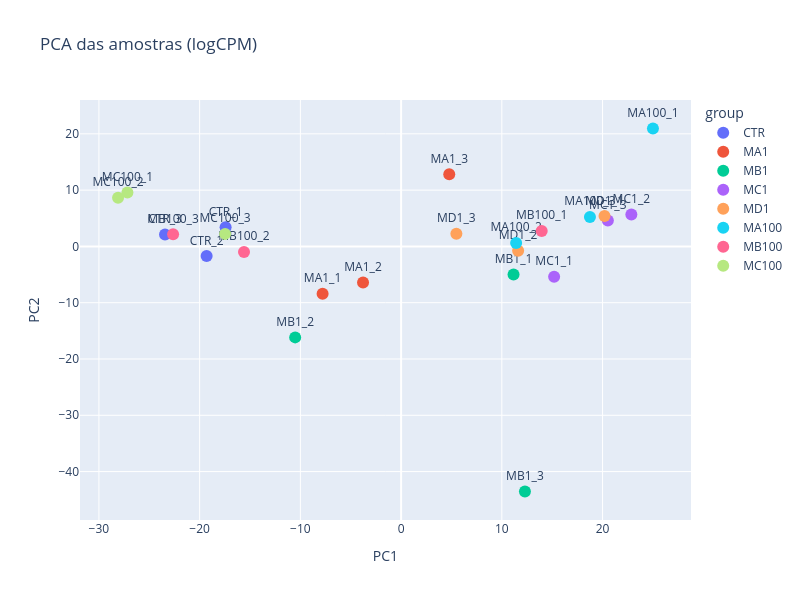
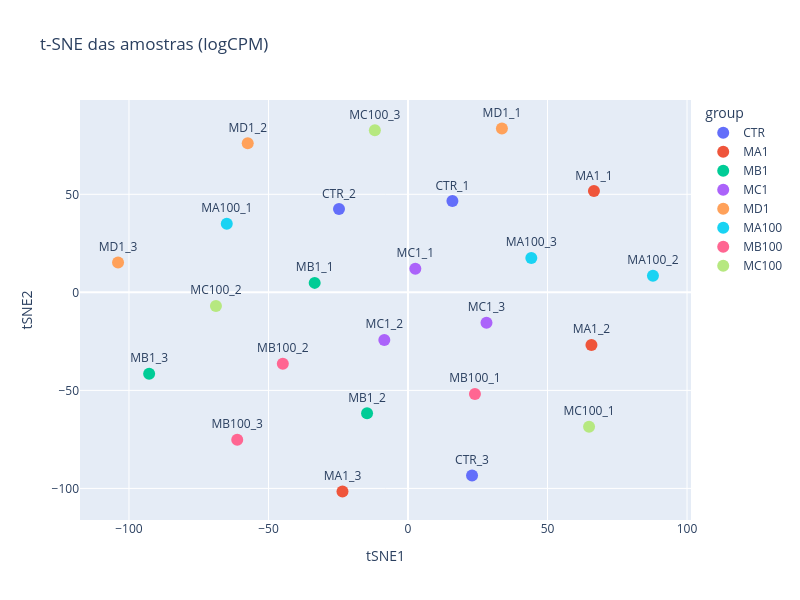
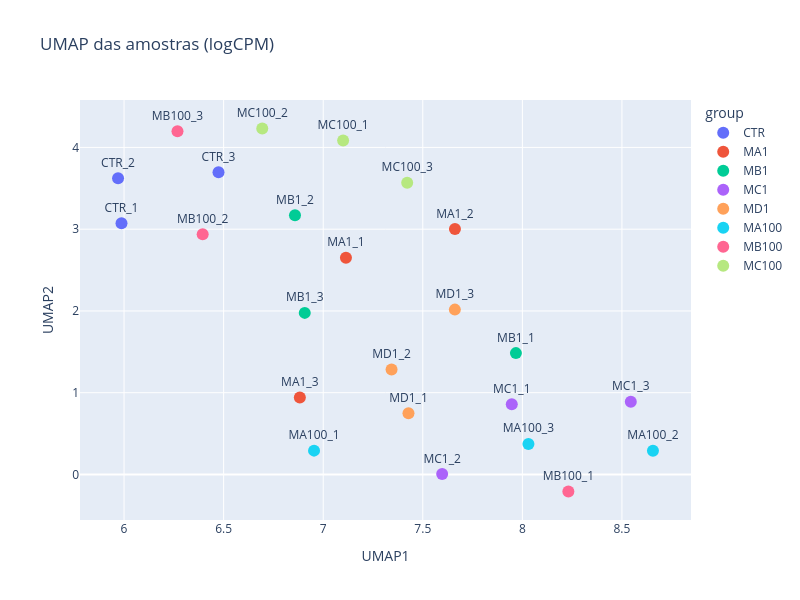

The notebook cell these images were saved under, in order:
### Code cell
# Visualizações de PCA, t-SNE e UMAP dos dados em 2 dimensões usando logCPM após filtragem dos dados
pca_fig = plot_dim_reduction(filtered_counts_df, metadata_df, metodo="PCA")
pca_fig.show()

tsne_fig = plot_dim_reduction(filtered_counts_df, metadata_df, metodo="TSNE")
tsne_fig.show()

umap_fig = plot_dim_reduction(filtered_counts_df, metadata_df, metodo="UMAP")
umap_fig.show()

### Figure 1 — Plotly figure (JSON) as saved in the notebook; plotly's stock layout.template omitted (floating-point values rounded to 4 significant figures)
{"data": [{"hovertemplate": "group=CTR<br>PC1=%{x}<br>PC2=%{y}<br>sample_id=%{text}<extra></extra>", "legendgroup": "CTR", "marker": {"color": "#636efa", "size": 12, "symbol": "circle"}, "mode": "markers+text", "name": "CTR", "orientation": "v", "showlegend": true, "text": ["CTR_1", "CTR_2", "CTR_3"], "textposition": "top center", "type": "scatter", "x": [-17.42, -19.31, -23.44], "xaxis": "x", "y": [3.399, -1.716, 2.127], "yaxis": "y"}, {"hovertemplate": "group=MA1<br>PC1=%{x}<br>PC2=%{y}<br>sample_id=%{text}<extra></extra>", "legendgroup": "MA1", "marker": {"color": "#EF553B", "size": 12, "symbol": "circle"}, "mode": "markers+text", "name": "MA1", "orientation": "v", "showlegend": true, "text": ["MA1_1", "MA1_2", "MA1_3"], "textposition": "top center", "type": "scatter", "x": [-7.794, -3.778, 4.779], "xaxis": "x", "y": [-8.426, -6.409, 12.82], "yaxis": "y"}, {"hovertemplate": "group=MB1<br>PC1=%{x}<br>PC2=%{y}<br>sample_id=%{text}<extra></extra>", "legendgroup": "MB1", "marker": {"color": "#00cc96", "size": 12, "symbol": "circle"}, "mode": "markers+text", "name": "MB1", "orientation": "v", "showlegend": true, "text": ["MB1_1", "MB1_2", "MB1_3"], "textposition": "top center", "type": "scatter", "x": [11.16, -10.52, 12.29], "xaxis": "x", "y": [-5.009, -16.16, -43.54], "yaxis": "y"}, {"hovertemplate": "group=MC1<br>PC1=%{x}<br>PC2=%{y}<br>sample_id=%{text}<extra></extra>", "legendgroup": "MC1", "marker": {"color": "#ab63fa", "size": 12, "symbol": "circle"}, "mode": "markers+text", "name": "MC1", "orientation": "v", "showlegend": true, "text": ["MC1_1", "MC1_2", "MC1_3"], "textposition": "top center", "type": "scatter", "x": [15.19, 22.86, 20.52], "xaxis": "x", "y": [-5.372, 5.662, 4.59], "yaxis": "y"}, {"hovertemplate": "group=MD1<br>PC1=%{x}<br>PC2=%{y}<br>sample_id=%{text}<extra></extra>", "legendgroup": "MD1", "marker": {"color": "#FFA15A", "size": 12, "symbol": "circle"}, "mode": "markers+text", "name": "MD1", "orientation": "v", "showlegend": true, "text": ["MD1_1", "MD1_2", "MD1_3"], "textposition": "top center", "type": "scatter", "x": [20.19, 11.62, 5.486], "xaxis": "x", "y": [5.387, -0.7603, 2.241], "yaxis": "y"}, {"hovertemplate": "group=MA100<br>PC1=%{x}<br>PC2=%{y}<br>sample_id=%{text}<extra></extra>", "legendgroup": "MA100", "marker": {"color": "#19d3f3", "size": 12, "symbol": "circle"}, "mode": "markers+text", "name": "MA100", "orientation": "v", "showlegend": true, "text": ["MA100_1", "MA100_2", "MA100_3"], "textposition": "top center", "type": "scatter", "x": [25.0, 11.42, 18.75], "xaxis": "x", "y": [20.95, 0.6151, 5.235], "yaxis": "y"}, {"hovertemplate": "group=MB100<br>PC1=%{x}<br>PC2=%{y}<br>sample_id=%{text}<extra></extra>", "legendgroup": "MB100", "marker": {"color": "#FF6692", "size": 12, "symbol": "circle"}, "mode": "markers+text", "name": "MB100", "orientation": "v", "showlegend": true, "text": ["MB100_1", "MB100_2", "MB100_3"], "textposition": "top center", "type": "scatter", "x": [13.96, -15.6, -22.64], "xaxis": "x", "y": [2.746, -0.9852, 2.154], "yaxis": "y"}, {"hovertemplate": "group=MC100<br>PC1=%{x}<br>PC2=%{y}<br>sample_id=%{text}<extra></extra>", "legendgroup": "MC100", "marker": {"color": "#B6E880", "size": 12, "symbol": "circle"}, "mode": "markers+text", "name": "MC100", "orientation": "v", "showlegend": true, "text": ["MC100_1", "MC100_2", "MC100_3"], "textposition": "top center", "type": "scatter", "x": [-27.17, -28.1, -17.47], "xaxis": "x", "y": [9.595, 8.631, 2.227], "yaxis": "y"}], "layout": {"height": 600, "legend": {"title": {"text": "group"}, "tracegroupgap": 0}, "title": {"text": "PCA das amostras (logCPM)"}, "width": 800, "xaxis": {"anchor": "y", "domain": [0, 1], "title": {"text": "PC1"}}, "yaxis": {"anchor": "x", "domain": [0, 1], "title": {"text": "PC2"}}}}

### Figure 2 — Plotly figure (JSON) as saved in the notebook; plotly's stock layout.template omitted (floating-point values rounded to 4 significant figures)
{"data": [{"hovertemplate": "group=CTR<br>tSNE1=%{x}<br>tSNE2=%{y}<br>sample_id=%{text}<extra></extra>", "legendgroup": "CTR", "marker": {"color": "#636efa", "size": 12, "symbol": "circle"}, "mode": "markers+text", "name": "CTR", "orientation": "v", "showlegend": true, "text": ["CTR_1", "CTR_2", "CTR_3"], "textposition": "top center", "type": "scatter", "x": [15.92, -24.73, 22.95], "xaxis": "x", "y": [46.58, 42.45, -93.36], "yaxis": "y"}, {"hovertemplate": "group=MA1<br>tSNE1=%{x}<br>tSNE2=%{y}<br>sample_id=%{text}<extra></extra>", "legendgroup": "MA1", "marker": {"color": "#EF553B", "size": 12, "symbol": "circle"}, "mode": "markers+text", "name": "MA1", "orientation": "v", "showlegend": true, "text": ["MA1_1", "MA1_2", "MA1_3"], "textposition": "top center", "type": "scatter", "x": [66.64, 65.74, -23.48], "xaxis": "x", "y": [51.69, -26.81, -101.6], "yaxis": "y"}, {"hovertemplate": "group=MB1<br>tSNE1=%{x}<br>tSNE2=%{y}<br>sample_id=%{text}<extra></extra>", "legendgroup": "MB1", "marker": {"color": "#00cc96", "size": 12, "symbol": "circle"}, "mode": "markers+text", "name": "MB1", "orientation": "v", "showlegend": true, "text": ["MB1_1", "MB1_2", "MB1_3"], "textposition": "top center", "type": "scatter", "x": [-33.45, -14.67, -92.77], "xaxis": "x", "y": [4.829, -61.66, -41.47], "yaxis": "y"}, {"hovertemplate": "group=MC1<br>tSNE1=%{x}<br>tSNE2=%{y}<br>sample_id=%{text}<extra></extra>", "legendgroup": "MC1", "marker": {"color": "#ab63fa", "size": 12, "symbol": "circle"}, "mode": "markers+text", "name": "MC1", "orientation": "v", "showlegend": true, "text": ["MC1_1", "MC1_2", "MC1_3"], "textposition": "top center", "type": "scatter", "x": [2.621, -8.492, 28.13], "xaxis": "x", "y": [12.09, -24.25, -15.47], "yaxis": "y"}, {"hovertemplate": "group=MD1<br>tSNE1=%{x}<br>tSNE2=%{y}<br>sample_id=%{text}<extra></extra>", "legendgroup": "MD1", "marker": {"color": "#FFA15A", "size": 12, "symbol": "circle"}, "mode": "markers+text", "name": "MD1", "orientation": "v", "showlegend": true, "text": ["MD1_1", "MD1_2", "MD1_3"], "textposition": "top center", "type": "scatter", "x": [33.65, -57.45, -103.9], "xaxis": "x", "y": [83.57, 75.99, 15.18], "yaxis": "y"}, {"hovertemplate": "group=MA100<br>tSNE1=%{x}<br>tSNE2=%{y}<br>sample_id=%{text}<extra></extra>", "legendgroup": "MA100", "marker": {"color": "#19d3f3", "size": 12, "symbol": "circle"}, "mode": "markers+text", "name": "MA100", "orientation": "v", "showlegend": true, "text": ["MA100_1", "MA100_2", "MA100_3"], "textposition": "top center", "type": "scatter", "x": [-64.95, 87.79, 44.19], "xaxis": "x", "y": [35.01, 8.41, 17.54], "yaxis": "y"}, {"hovertemplate": "group=MB100<br>tSNE1=%{x}<br>tSNE2=%{y}<br>sample_id=%{text}<extra></extra>", "legendgroup": "MB100", "marker": {"color": "#FF6692", "size": 12, "symbol": "circle"}, "mode": "markers+text", "name": "MB100", "orientation": "v", "showlegend": true, "text": ["MB100_1", "MB100_2", "MB100_3"], "textposition": "top center", "type": "scatter", "x": [23.99, -44.86, -61.2], "xaxis": "x", "y": [-51.83, -36.45, -75.14], "yaxis": "y"}, {"hovertemplate": "group=MC100<br>tSNE1=%{x}<br>tSNE2=%{y}<br>sample_id=%{text}<extra></extra>", "legendgroup": "MC100", "marker": {"color": "#B6E880", "size": 12, "symbol": "circle"}, "mode": "markers+text", "name": "MC100", "orientation": "v", "showlegend": true, "text": ["MC100_1", "MC100_2", "MC100_3"], "textposition": "top center", "type": "scatter", "x": [64.89, -68.84, -11.87], "xaxis": "x", "y": [-68.51, -6.907, 82.65], "yaxis": "y"}], "layout": {"height": 600, "legend": {"title": {"text": "group"}, "tracegroupgap": 0}, "title": {"text": "t-SNE das amostras (logCPM)"}, "width": 800, "xaxis": {"anchor": "y", "domain": [0, 1], "title": {"text": "tSNE1"}}, "yaxis": {"anchor": "x", "domain": [0, 1], "title": {"text": "tSNE2"}}}}

### Figure 3 — Plotly figure (JSON) as saved in the notebook; plotly's stock layout.template omitted (floating-point values rounded to 4 significant figures)
{"data": [{"hovertemplate": "group=CTR<br>UMAP1=%{x}<br>UMAP2=%{y}<br>sample_id=%{text}<extra></extra>", "legendgroup": "CTR", "marker": {"color": "#636efa", "size": 12, "symbol": "circle"}, "mode": "markers+text", "name": "CTR", "orientation": "v", "showlegend": true, "text": ["CTR_1", "CTR_2", "CTR_3"], "textposition": "top center", "type": "scatter", "x": [5.987, 5.97, 6.474], "xaxis": "x", "y": [3.073, 3.624, 3.698], "yaxis": "y"}, {"hovertemplate": "group=MA1<br>UMAP1=%{x}<br>UMAP2=%{y}<br>sample_id=%{text}<extra></extra>", "legendgroup": "MA1", "marker": {"color": "#EF553B", "size": 12, "symbol": "circle"}, "mode": "markers+text", "name": "MA1", "orientation": "v", "showlegend": true, "text": ["MA1_1", "MA1_2", "MA1_3"], "textposition": "top center", "type": "scatter", "x": [7.114, 7.662, 6.883], "xaxis": "x", "y": [2.651, 3.001, 0.9413], "yaxis": "y"}, {"hovertemplate": "group=MB1<br>UMAP1=%{x}<br>UMAP2=%{y}<br>sample_id=%{text}<extra></extra>", "legendgroup": "MB1", "marker": {"color": "#00cc96", "size": 12, "symbol": "circle"}, "mode": "markers+text", "name": "MB1", "orientation": "v", "showlegend": true, "text": ["MB1_1", "MB1_2", "MB1_3"], "textposition": "top center", "type": "scatter", "x": [7.968, 6.858, 6.907], "xaxis": "x", "y": [1.484, 3.17, 1.976], "yaxis": "y"}, {"hovertemplate": "group=MC1<br>UMAP1=%{x}<br>UMAP2=%{y}<br>sample_id=%{text}<extra></extra>", "legendgroup": "MC1", "marker": {"color": "#ab63fa", "size": 12, "symbol": "circle"}, "mode": "markers+text", "name": "MC1", "orientation": "v", "showlegend": true, "text": ["MC1_1", "MC1_2", "MC1_3"], "textposition": "top center", "type": "scatter", "x": [7.947, 7.597, 8.544], "xaxis": "x", "y": [0.8584, 0.005492, 0.8881], "yaxis": "y"}, {"hovertemplate": "group=MD1<br>UMAP1=%{x}<br>UMAP2=%{y}<br>sample_id=%{text}<extra></extra>", "legendgroup": "MD1", "marker": {"color": "#FFA15A", "size": 12, "symbol": "circle"}, "mode": "markers+text", "name": "MD1", "orientation": "v", "showlegend": true, "text": ["MD1_1", "MD1_2", "MD1_3"], "textposition": "top center", "type": "scatter", "x": [7.428, 7.343, 7.661], "xaxis": "x", "y": [0.7486, 1.283, 2.016], "yaxis": "y"}, {"hovertemplate": "group=MA100<br>UMAP1=%{x}<br>UMAP2=%{y}<br>sample_id=%{text}<extra></extra>", "legendgroup": "MA100", "marker": {"color": "#19d3f3", "size": 12, "symbol": "circle"}, "mode": "markers+text", "name": "MA100", "orientation": "v", "showlegend": true, "text": ["MA100_1", "MA100_2", "MA100_3"], "textposition": "top center", "type": "scatter", "x": [6.954, 8.656, 8.03], "xaxis": "x", "y": [0.2916, 0.2891, 0.3739], "yaxis": "y"}, {"hovertemplate": "group=MB100<br>UMAP1=%{x}<br>UMAP2=%{y}<br>sample_id=%{text}<extra></extra>", "legendgroup": "MB100", "marker": {"color": "#FF6692", "size": 12, "symbol": "circle"}, "mode": "markers+text", "name": "MB100", "orientation": "v", "showlegend": true, "text": ["MB100_1", "MB100_2", "MB100_3"], "textposition": "top center", "type": "scatter", "x": [8.231, 6.395, 6.268], "xaxis": "x", "y": [-0.2082, 2.938, 4.198], "yaxis": "y"}, {"hovertemplate": "group=MC100<br>UMAP1=%{x}<br>UMAP2=%{y}<br>sample_id=%{text}<extra></extra>", "legendgroup": "MC100", "marker": {"color": "#B6E880", "size": 12, "symbol": "circle"}, "mode": "markers+text", "name": "MC100", "orientation": "v", "showlegend": true, "text": ["MC100_1", "MC100_2", "MC100_3"], "textposition": "top center", "type": "scatter", "x": [7.1, 6.694, 7.422], "xaxis": "x", "y": [4.084, 4.232, 3.568], "yaxis": "y"}], "layout": {"height": 600, "legend": {"title": {"text": "group"}, "tracegroupgap": 0}, "title": {"text": "UMAP das amostras (logCPM)"}, "width": 800, "xaxis": {"anchor": "y", "domain": [0, 1], "title": {"text": "UMAP1"}}, "yaxis": {"anchor": "x", "domain": [0, 1], "title": {"text": "UMAP2"}}}}
